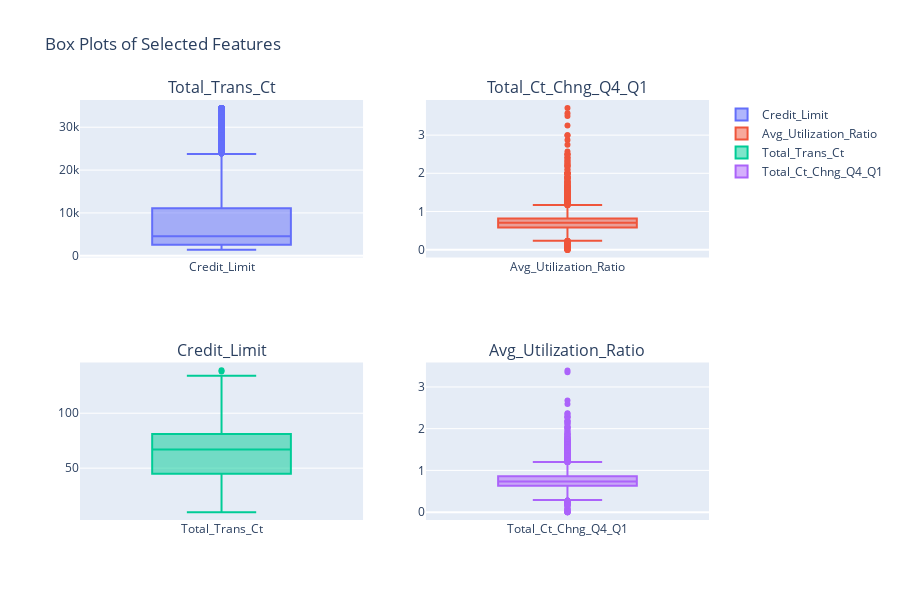

Notebook code for this chart:
### Markdown cell above
### Checking and Handling Outliners using Box-Map

### Code cell
cols = ['Credit_Limit', 'Avg_Utilization_Ratio', 'Total_Trans_Ct', 'Total_Ct_Chng_Q4_Q1']
fig = make_subplots(rows=2, cols=2, start_cell="bottom-left", subplot_titles=cols)

fig.add_trace(go.Box(y=data[cols[0]], name=cols[0], boxpoints='outliers'),
              row=2, col=1)

fig.add_trace(go.Box(y=data[cols[1]], name=cols[1], boxpoints='outliers'),
              row=2, col=2)

fig.add_trace(go.Box(y=data[cols[2]], name=cols[2], boxpoints='outliers'),
              row=1, col=1)

fig.add_trace(go.Box(y=data[cols[3]], name=cols[3], boxpoints='outliers'),
              row=1, col=2)

# Update layout
fig.update_layout(height=600, width=900, title_text="Box Plots of Selected Features")
fig.show()

### Figure 1 — Plotly figure (JSON) as saved in the notebook; plotly's stock layout.template omitted (floating-point values rounded to 4 significant figures; data arrays with more than 128 entries replaced by an {"elided": "..."} marker saying what was removed)
{"data": [{"boxpoints": "outliers", "name": "Credit_Limit", "type": "box", "xaxis": "x3", "y": {"elided": "10127 float values"}, "yaxis": "y3"}, {"boxpoints": "outliers", "name": "Avg_Utilization_Ratio", "type": "box", "xaxis": "x4", "y": {"elided": "10127 float values"}, "yaxis": "y4"}, {"boxpoints": "outliers", "name": "Total_Trans_Ct", "type": "box", "xaxis": "x", "y": {"elided": "10127 int values"}, "yaxis": "y"}, {"boxpoints": "outliers", "name": "Total_Ct_Chng_Q4_Q1", "type": "box", "xaxis": "x2", "y": {"elided": "10127 float values"}, "yaxis": "y2"}], "layout": {"annotations": [{"font": {"size": 16}, "showarrow": false, "text": "Credit_Limit", "x": 0.225, "xanchor": "center", "xref": "paper", "y": 0.375, "yanchor": "bottom", "yref": "paper"}, {"font": {"size": 16}, "showarrow": false, "text": "Avg_Utilization_Ratio", "x": 0.775, "xanchor": "center", "xref": "paper", "y": 0.375, "yanchor": "bottom", "yref": "paper"}, {"font": {"size": 16}, "showarrow": false, "text": "Total_Trans_Ct", "x": 0.225, "xanchor": "center", "xref": "paper", "y": 1, "yanchor": "bottom", "yref": "paper"}, {"font": {"size": 16}, "showarrow": false, "text": "Total_Ct_Chng_Q4_Q1", "x": 0.775, "xanchor": "center", "xref": "paper", "y": 1, "yanchor": "bottom", "yref": "paper"}], "height": 600, "title": {"text": "Box Plots of Selected Features"}, "width": 900, "xaxis": {"anchor": "y", "domain": [0, 0.45]}, "xaxis2": {"anchor": "y2", "domain": [0.55, 1]}, "xaxis3": {"anchor": "y3", "domain": [0, 0.45]}, "xaxis4": {"anchor": "y4", "domain": [0.55, 1]}, "yaxis": {"anchor": "x", "domain": [0, 0.375]}, "yaxis2": {"anchor": "x2", "domain": [0, 0.375]}, "yaxis3": {"anchor": "x3", "domain": [0.625, 1]}, "yaxis4": {"anchor": "x4", "domain": [0.625, 1]}}}
